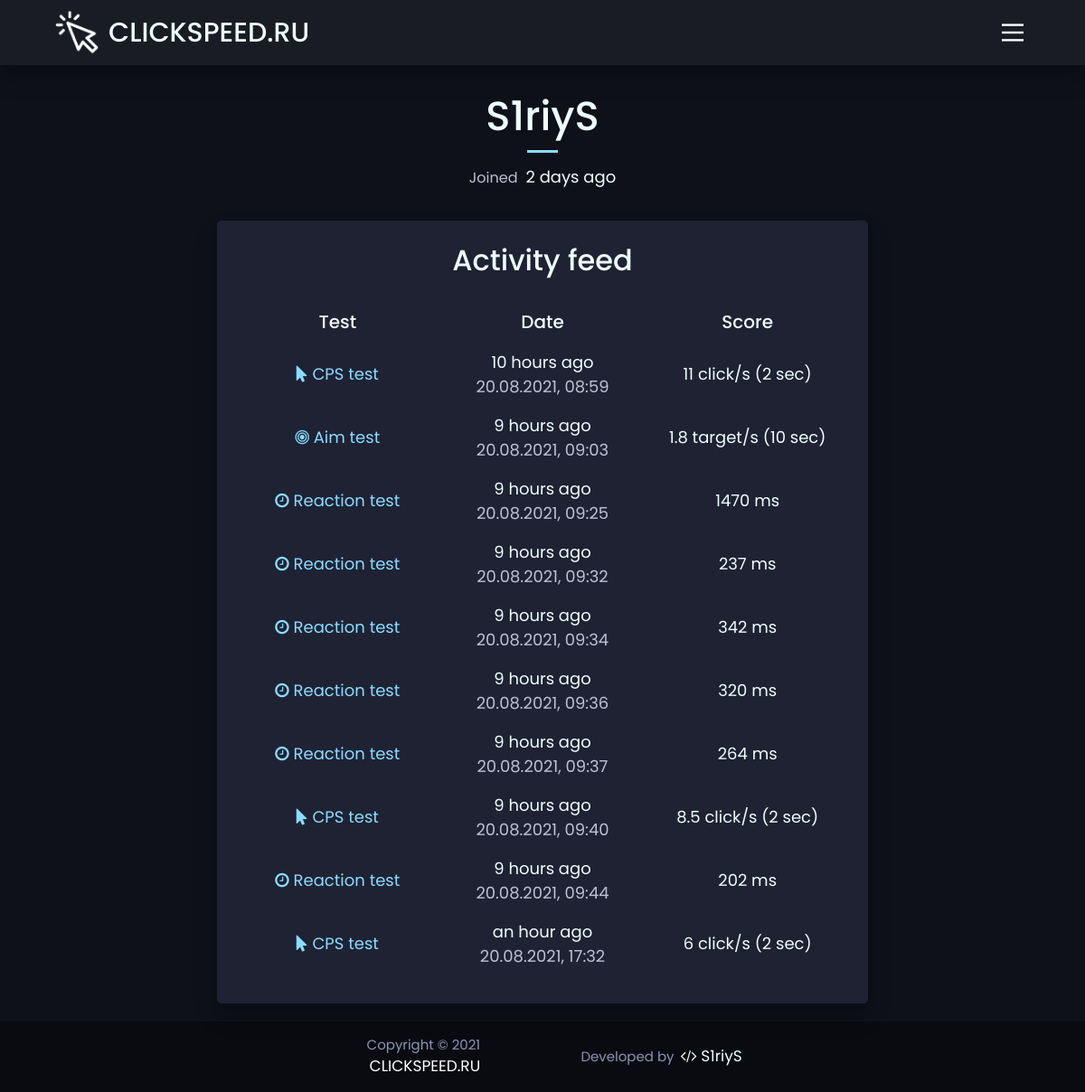
Screenshot of /profile (signed in) with the database file from the repository.
### app/data/models.py (models this page shows, shortened)
class User(db.Model, UserMixin):
    __tablename__ = "users"
    id = sqlalchemy.Column(sqlalchemy.Integer,
                           primary_key=True, autoincrement=True)
    nickname = sqlalchemy.Column(sqlalchemy.String, nullable=True)
    email = sqlalchemy.Column(sqlalchemy.String,
                              index=True, unique=True, nullable=True)
    hashed_password = sqlalchemy.Column(sqlalchemy.String, nullable=True)
    registration_date = sqlalchemy.Column(sqlalchemy.DateTime,
                                          default=datetime.datetime.utcnow)

class Result(db.Model):
    __tablename__ = "results"
    id = sqlalchemy.Column(sqlalchemy.Integer,
                           primary_key=True, autoincrement=True)
    user_id = sqlalchemy.Column(sqlalchemy.Integer,
                                sqlalchemy.ForeignKey("users.id"))
    user = orm.relation('User')
    test_name = sqlalchemy.Column(sqlalchemy.Integer,
                                  sqlalchemy.ForeignKey("tests.name"))
    test = orm.relation('Test')
    score = sqlalchemy.Column(sqlalchemy.Integer, nullable=True)
    test_time = sqlalchemy.Column(sqlalchemy.Integer, nullable=True)
    date_create = sqlalchemy.Column(sqlalchemy.DateTime,
                                    default=datetime.datetime.utcnow)
    def get_test(self) -> Test:
        test = db.session.query(Test).filter(Test.name == self.test_name).first()
        return test

class Test(db.Model):
    __tablename__ = "tests"
    id = sqlalchemy.Column(sqlalchemy.Integer,
                           primary_key=True, autoincrement=True)
    name = sqlalchemy.Column(sqlalchemy.String, unique=True)
    unit = sqlalchemy.Column(sqlalchemy.String)
    link = sqlalchemy.Column(sqlalchemy.String)
    icon = sqlalchemy.Column(sqlalchemy.String)

### app/routes.py (the view)
@app.route('/profile', methods=['GET'])
@login_required
def profile_page():
    results = db.session.query(Result).filter(Result.user_id == current_user.id)
    return render_template('profile.html', user=current_user, results=results)

### app/data/models.py (called while the page is built)
@login_manager.user_loader
def load_user(user_id):
    return db.session.query(User).get(user_id)

### app/templates/profile.html (shortened to what this page needs)
<head>
    <link rel="stylesheet" href="{{ url_for('static', filename='css/profile.css') }}">
</head>
{% extends "base.html" %}
{% block content %}
<div class="container-fluid">
    <div class="row">
        <div class="user col-lg-8 offset-lg-2 col-md-12">
            <div class="username-block">
                <h1 class="value">{{ user.nickname }}</h1>
            </div>
            <div class="joined-block">
                <p class="label">Joined</p>
                <p class="value">{{ moment(user.registration_date).fromNow(refresh=True) }}</p>
            </div>
        </div>
        <div class="results block col-lg-8 offset-lg-2 col-md-12">
            <h2 class="results-title">Activity feed</h2>
            {% if results.count() == 0 %}
                <p class="no-results">There's nothing here yet!</p>
            {% else %}
                <table class="table">
                    <tr>
                        <th>Test</th>
                        <th>Date</th>
                        <th>Score</th>
                    </tr>
                    {% for item in results %}
                        {% set test = item.get_test() %}
                        <tr class="table-row">
                            <td class="cell-test">
                                <a href="{{ url_for('test_page', test_name=test.link, test_time=item.test_time) }}">
                                    <i class="fa {{ test.icon }}" aria-hidden="true"></i>
                                    {{ test.name }} test
                                </a>
                            </td>
                            <td class="cell-date"> {{ moment(item.date_create).fromNow(refresh=True) }} <br>
                                <span class="date-create">{{ moment(item.date_create).format('DD.MM.YYYY, HH:mm') }}</span>
                            </td>
                            <td class="cell-result">{{ item.score }} {{ test.unit }}
                                {% if item.test_time %}
                                <span>({{ item.test_time }} sec)</span>
                                {% endif %}
                            </td>
                        </tr>
                    {% endfor %}
                </table>
            {% endif %}
        </div>
    </div>
</div>
{% endblock %}

### app/templates/base.html (shortened to what this page needs)
<!DOCTYPE html>
<html lang="{{ LANGUAGE }}">
<head>
    <link rel="stylesheet" href="https://stackpath.bootstrapcdn.com/bootstrap/4.4.1/css/bootstrap.min.css">
    <link rel="stylesheet" href="{{ url_for('static', filename='css/base.css') }}">
    <link rel="stylesheet" href="https://maxcdn.bootstrapcdn.com/font-awesome/4.5.0/css/font-awesome.min.css">
</head>
<body>
    <header id="header" class="header box-shadow">
        <div class="container-fluid">
            <div class="row header-row">
                <a href="{{ url_for('home_page') }}" class="header__logo">
                    <img src="{{ url_for('static', filename='images/logo.png') }}" alt="logo" class="img">
                    <h2 class="name">{{ WEBSITE_URL }}</h2>
                </a>
                <div class="menu-btn-wrapper">
                    <button class="menu-btn" id="menu-btn" aria-label="Main Menu">
                    </button>
                </div>
            </div>
        </div>
    </header>
    <main role="main" class="main">
        {% block content %}{% endblock %}
    </main>
    <footer class="footer" role="contentinfo">
        <div class="container-fluid">
            <div class="row">
                <p class="col-xl-3 col-12">Copyright © 2021 <span>{{ WEBSITE_URL }}</span></p>
                <p class="col-xl-3 col-12">Developed by
                    <span>
                        <a href="https://vk.com/s1riys">
                            <i class="fa fa-code" aria-hidden="true"></i> {{ DEVELOPER }}
                        </a>
                    </span>
                </p>
            </div>
        </div>
    </footer>
</body>
</html>

### app/static/css/profile.css (style rules this page uses)
.block { background: #1F2233 !important; }
.user { text-align: center; margin-bottom: 35px; }
.username-block { margin-bottom: 0.8rem; }
.username-block::after { transition: 300ms ease; content: ""; height: 3px; background: #89ddff; width: 5%; margin: auto; display: block; }
.username-block .value { padding: 10px; font-size: 45px; }
.joined-block .label, .joined-block .value { display: inline-block; }
.joined-block .label { color: #bcc2d5; font-size: 16px; }
.joined-block .value { font-size: 18px; margin-left: 5px; }
.results-title { margin: 10px 0px 25px 0px; }
.table { table-layout: fixed; width: 100%; }
th, td, tr { color: #eeffff; background: transparent; border: none; text-align: center; border-top: none !important; }
th { font-weight: normal; padding: 8px !important; font-weight: 500; font-size: 20; }
td { padding: 8px !important; font-size: 18px; vertical-align: middle !important; }
tr td:first-child { border-top-left-radius: 15px; }
tr td:last-child { border-top-right-radius: 15px; }
tr td:first-child { border-bottom-left-radius: 15px; }
tr td:last-child { border-bottom-right-radius: 15px; }
.table-row { transition: 300ms ease; }
.cell-test { transition: 200ms ease; }
.cell-test a, .cell-test .fa { color: #89ddff; }
.cell-date .date-create { color: #bcc2d5; }

### app/static/css/base.css (style rules this page uses)
body { font-size: 15px; font-family: 'Poppins', sans-serif; background: #0F111A; color: #eeffff; display: flex; flex-direction: column; min-height: 100vh; max-width: 100vw; }
h1, h2, h3, h4, h5, h6, p { margin: 0; }
.container-fluid { width: 90%; }
a, a:hover { color: #eeffff; text-decoration: none; }
button, button:active, button:focus { outline: none; border: none; box-shadow: none; }
.block { background: #181A1F; padding: 15px 20px; border-radius: 5px; text-align: center; box-shadow: 0 14px 28px rgba(0, 0, 0, 0.15), 0 10px 10px rgba(0, 0, 0, 0.12); }
.box-shadow { box-shadow: 0 14px 28px rgba(0, 0, 0, 0.15), 0 10px 10px rgba(0, 0, 0, 0.12); }
.header { padding: 10px 0; margin-bottom: 20px; background: #1A1C25; }
.header .row { align-items: center; justify-content: space-between; }
.header .header__logo { display: flex; align-items: center; margin-right: 70px; }
.header .header__logo .img { width: 50px; height: auto; margin-right: 10px; }
.header .header__logo .name { display: inline; font-size: 30px; }
.main { flex-grow: 1; }
.footer { width: 100%; padding: 15px; background-color: #090B10; color: #8B95B6; text-align: center; flex-shrink: 0; margin-top: 20px; }
.footer .row { justify-content: center; height: 100%; align-items: center; }
.footer .row p { display: inline; }
.footer .row span { color: #ffffff; font-size: 17px; margin-left: 3px; }
.menu-btn-wrapper { width: auto; z-index: 5; }
.menu-btn { background-color: transparent; border: none; cursor: pointer; display: flex; padding: 0; width: 40px; }
.menu-btn svg { height: 40px; }
@media (max-width: 1201px) { .header .header__logo { justify-content: center; width: auto; margin: 0; } }

### rows the page displays
User: nickname "S1riyS", registration_date "2 days ago"
Result: date_create "10 hours ago", date_create "20.08.2021, 08:59", score "11", test_time "2"
Test: name "CPS", unit "click/s"
Result: date_create "9 hours ago", date_create "20.08.2021, 09:03", score "1.8", test_time "10"
Test: name "Aim", unit "target/s"
Result: date_create "9 hours ago", date_create "20.08.2021, 09:25", score "1470"
Test: name "Reaction", unit "ms"
Result: date_create "9 hours ago", date_create "20.08.2021, 09:32", score "237"
Result: date_create "9 hours ago", date_create "20.08.2021, 09:34", score "342"
Result: date_create "9 hours ago", date_create "20.08.2021, 09:36", score "320"
Result: date_create "9 hours ago", date_create "20.08.2021, 09:37", score "264"
Result: date_create "9 hours ago", date_create "20.08.2021, 09:40", score "8.5", test_time "2"
Result: date_create "9 hours ago", date_create "20.08.2021, 09:44", score "202"
Result: date_create "an hour ago", date_create "20.08.2021, 17:32", score "6", test_time "2"

### other values shown
{{ WEBSITE_URL }} "CLICKSPEED.RU"
